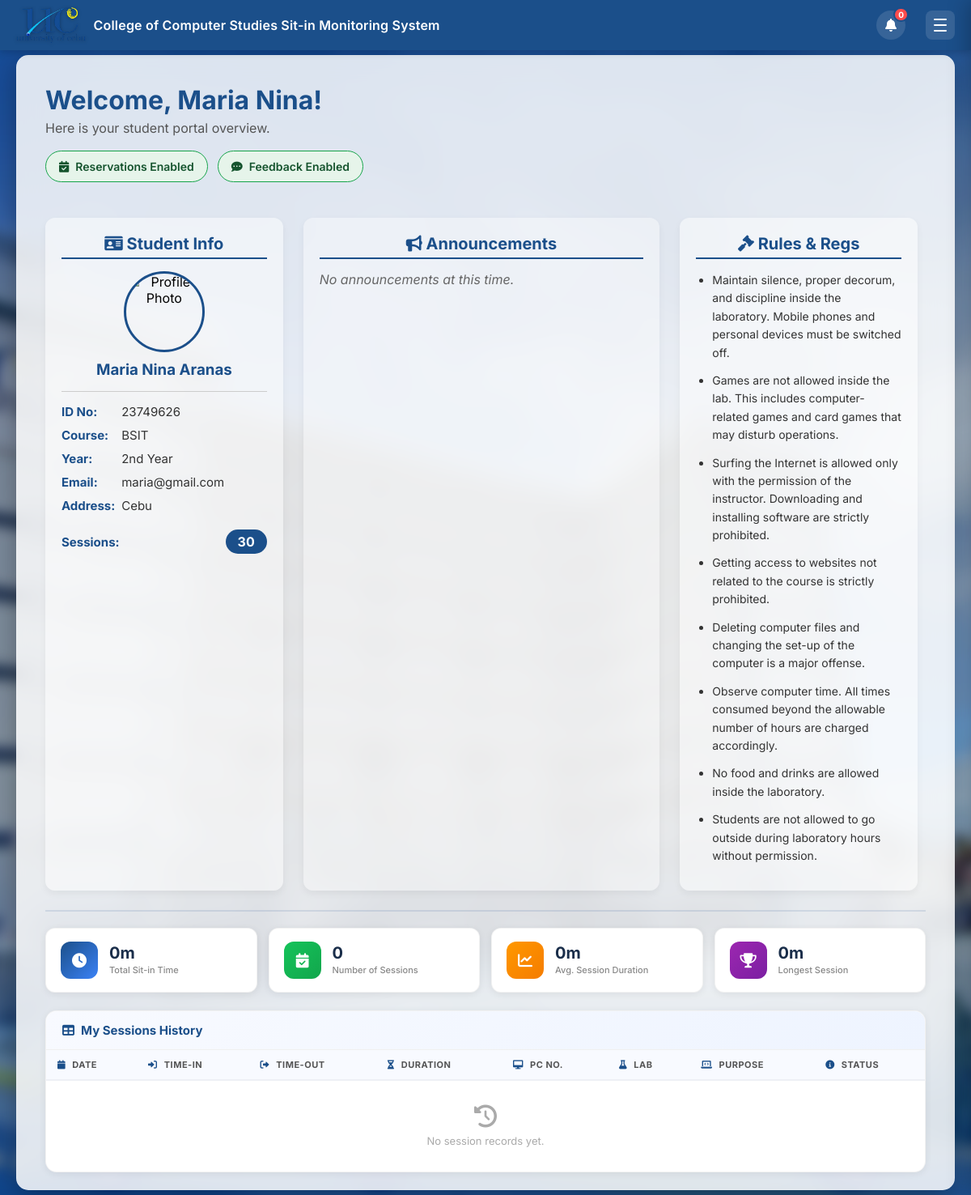
Before: /dashboard (signed in) with the older database file.
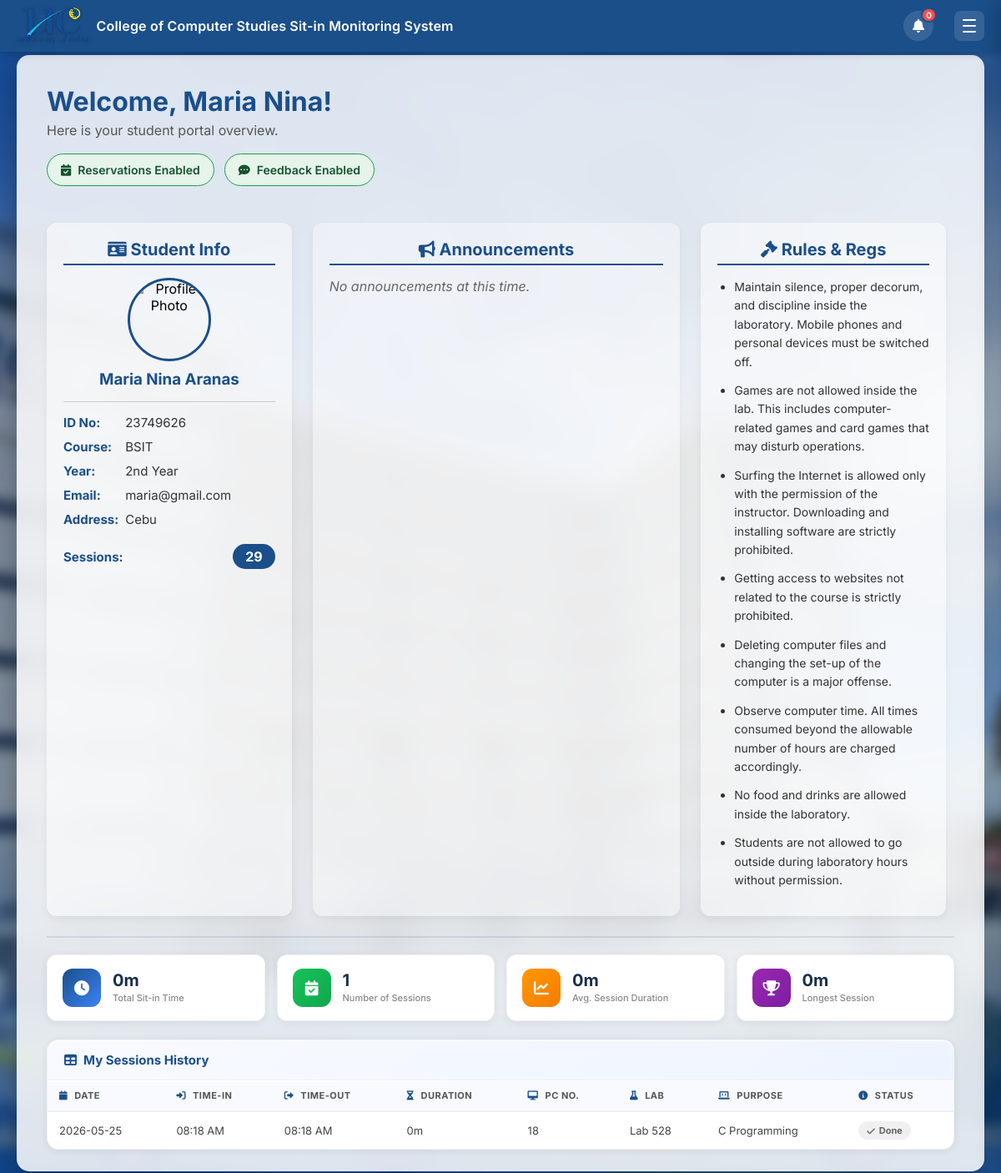
After: the same page with the newer database file.
### tables this page shows
CREATE TABLE users (
            id INTEGER PRIMARY KEY AUTOINCREMENT,
            id_number TEXT UNIQUE NOT NULL,
            lastname TEXT NOT NULL,
            firstname TEXT NOT NULL,
            middlename TEXT,
            course_level TEXT,
            password TEXT NOT NULL,
            email TEXT,
            course TEXT,
            address TEXT,
            role TEXT DEFAULT 'student',
            remaining_sessions INTEGER DEFAULT 30,
            profile_pic TEXT DEFAULT 'default_profile.png'
        );

CREATE TABLE sitin_records (
            id INTEGER PRIMARY KEY AUTOINCREMENT,
            id_number TEXT NOT NULL,
            purpose TEXT,
            lab TEXT,
            pc_number INTEGER,
            time_in DATETIME DEFAULT CURRENT_TIMESTAMP,
            time_out DATETIME,
            status TEXT DEFAULT 'Active',
            feedback TEXT DEFAULT ''
        );

### app.py (the view)
@app.route('/dashboard')
def dashboard():
    if 'user_id' not in session or session.get('role') == 'admin':
        return redirect(url_for('home'))
    conn = get_db_connection()
    cur  = conn.cursor()
    cur.execute(f"SELECT * FROM users WHERE id = {PH}", (session['user_id'],))
    student = cur.fetchone()
    if student is None:
        session.clear()
        conn.close()
        return redirect(url_for('home'))
    cur.execute("SELECT * FROM announcements ORDER BY date_posted DESC")
    announcements = cur.fetchall()
    cur.execute(f"SELECT * FROM reservations WHERE id_number = {PH} ORDER BY id DESC", (student['id_number'],))
    reservations = [dict(r) for r in cur.fetchall()]
    if USE_PG:
        cur.execute(f"""
            SELECT
                COUNT(*)                                                              AS num_sessions,
                COALESCE(ROUND(SUM(
                    CASE WHEN time_out IS NOT NULL
                    THEN EXTRACT(EPOCH FROM (time_out - time_in)) / 60
                    ELSE 0 END
                ))::INTEGER, 0)                                                       AS total_minutes,
                COALESCE(ROUND(AVG(
                    CASE WHEN time_out IS NOT NULL
                    THEN EXTRACT(EPOCH FROM (time_out - time_in)) / 60
                    ELSE NULL END
                ))::INTEGER, 0)                                                       AS avg_minutes,
                COALESCE(ROUND(MAX(
                    CASE WHEN time_out IS NOT NULL
                    THEN EXTRACT(EPOCH FROM (time_out - time_in)) / 60
                    ELSE NULL END
                ))::INTEGER, 0)                                                       AS longest_minutes
            FROM sitin_records
            WHERE id_number = %s AND status = 'Completed'
        """, (student['id_number'],))
    else:
        cur.execute("""
            SELECT
                COUNT(*)                                                              AS num_sessions,
                COALESCE(CAST(ROUND(SUM(
                    CASE WHEN time_out IS NOT NULL
                    THEN (julianday(time_out) - julianday(time_in)) * 1440
                    ELSE 0 END
                )) AS INTEGER), 0)                                                    AS total_minutes,
                COALESCE(CAST(ROUND(AVG(
                    CASE WHEN time_out IS NOT NULL
                    THEN (julianday(time_out) - julianday(time_in)) * 1440
                    ELSE NULL END
                )) AS INTEGER), 0)                                                    AS avg_minutes,
                COALESCE(CAST(ROUND(MAX(
                    CASE WHEN time_out IS NOT NULL
                    THEN (julianday(time_out) - julianday(time_in)) * 1440
                    ELSE NULL END
                )) AS INTEGER), 0)                                                    AS longest_minutes
            FROM sitin_records
            WHERE id_number = ? AND status = 'Completed'
        """, (student['id_number'],))
    summary_row = cur.fetchone()
    def fmt_duration(total_min):
        total_min = int(total_min or 0)
        h, m = divmod(total_min, 60)
        if h > 0:
            return f"{h}h {m}m"
        return f"{m}m"
    sitin_summary = {
        'total_sessions' : summary_row['num_sessions']    or 0,
        'total_hours'    : fmt_duration(summary_row['total_minutes']),
        'avg_duration'   : fmt_duration(summary_row['avg_minutes']),
        'longest_session': fmt_duration(summary_row['longest_minutes']),
    }
    if USE_PG:
        cur.execute("""
            SELECT
                TO_CHAR(time_in,  'YYYY-MM-DD')  AS date,
                TO_CHAR(time_in,  'HH12:MI AM')  AS time_in,
                CASE WHEN time_out IS NOT NULL
                     THEN TO_CHAR(time_out, 'HH12:MI AM')
                     ELSE NULL END               AS time_out,
                CASE WHEN time_out IS NOT NULL THEN
                    CASE
                        WHEN ROUND(EXTRACT(EPOCH FROM (time_out - time_in))/60)::INTEGER >= 60
                        THEN (ROUND(EXTRACT(EPOCH FROM (time_out - time_in))/60)::INTEGER / 60)::TEXT
                             || 'h '
                             || (ROUND(EXTRACT(EPOCH FROM (time_out - time_in))/60)::INTEGER %% 60)::TEXT
                             || 'm'
                        ELSE ROUND(EXTRACT(EPOCH FROM (time_out - time_in))/60)::TEXT || 'm'
                    END
                ELSE NULL END AS duration,
                lab, pc_number, purpose, status
            FROM sitin_records
            WHERE id_number = %s
            ORDER BY time_in DESC
        """, (student['id_number'],))
    else:
        cur.execute("""
            SELECT
                strftime('%Y-%m-%d', time_in)    AS date,
                strftime('%I:%M %p', time_in)    AS time_in,
                CASE WHEN time_out IS NOT NULL
                     THEN strftime('%I:%M %p', time_out)
                     ELSE NULL END               AS time_out,
                CASE WHEN time_out IS NOT NULL THEN
                    CASE
                        WHEN CAST(ROUND((julianday(time_out)-julianday(time_in))*1440) AS INTEGER) >= 60
                        THEN CAST(CAST(ROUND((julianday(time_out)-julianday(time_in))*1440) AS INTEGER)/60 AS TEXT)
                             || 'h '
                             || CAST(CAST(ROUND((julianday(time_out)-julianday(time_in))*1440) AS INTEGER)%60 AS TEXT)
                             || 'm'
                        ELSE CAST(CAST(ROUND((julianday(time_out)-julianday(time_in))*1440) AS INTEGER) AS TEXT)||'m'
                    END
                ELSE NULL END AS duration,
                lab, pc_number, purpose, status
            FROM sitin_records
            WHERE id_number = ?
            ORDER BY time_in DESC
        """, (student['id_number'],))
    sitin_history = [dict(row) for row in cur.fetchall()]
    if USE_PG:
        cur.execute("""
            SELECT u.id, u.id_number, u.firstname, u.lastname, u.course, u.profile_pic,
                COUNT(s.id) AS total_sitins,
                COALESCE(SUM(CASE WHEN s.time_out IS NOT NULL
                    THEN EXTRACT(EPOCH FROM (s.time_out - s.time_in)) / 3600 ELSE 0 END), 0) AS total_hours,
                COALESCE(SUM(CASE WHEN s.feedback IS NOT NULL AND s.feedback != '' THEN 1 ELSE 0 END), 0) AS tasks_completed
            FROM users u
            LEFT JOIN sitin_records s ON u.id_number = s.id_number AND s.status = 'Completed'
            WHERE u.role = 'student'
            GROUP BY u.id, u.id_number, u.firstname, u.lastname, u.course, u.profile_pic
        """)
    else:
        cur.execute("""
            SELECT u.id, u.id_number, u.firstname, u.lastname, u.course, u.profile_pic,
                COUNT(s.id) AS total_sitins,
                COALESCE(SUM(CASE WHEN s.time_out IS NOT NULL
                    THEN (julianday(s.time_out)-julianday(s.time_in))*24 ELSE 0 END),0) AS total_hours,
                COALESCE(SUM(CASE WHEN s.feedback IS NOT NULL AND s.feedback != '' THEN 1 ELSE 0 END),0) AS tasks_completed
            FROM users u
            LEFT JOIN sitin_records s ON u.id_number = s.id_number AND s.status = 'Completed'
            WHERE u.role = 'student'
            GROUP BY u.id, u.id_number, u.firstname, u.lastname, u.course, u.profile_pic
        """)
    students_lb = cur.fetchall()
    leaderboard_data = []
    for s in students_lb:
        total_sitins = int(s['total_sitins'] or 0)
        total_hours = float(s['total_hours'] or 0)
        tasks_completed = int(s['tasks_completed'] or 0)
        pts_sitins = min((total_sitins / 30) * 50, 50)
        pts_hours  = min((total_hours / 100) * 30, 30)
        pts_tasks  = min((tasks_completed / 30) * 20, 20)
        total_pts  = round(pts_sitins + pts_hours + pts_tasks, 2)
        leaderboard_data.append({
            'id_number': s['id_number'], 'firstname': s['firstname'], 'lastname': s['lastname'],
            'course': s['course'], 'profile_pic': s['profile_pic'],
            'total_sitins': total_sitins, 'total_hours': round(total_hours, 1),
            'tasks_completed': tasks_completed,
            'points_sitins': round(pts_sitins, 1), 'points_hours': round(pts_hours, 1),
            'points_tasks': round(pts_tasks, 1), 'total_points': total_pts
        })
    leaderboard_data.sort(key=lambda x: x['total_points'], reverse=True)
    for i, s in enumerate(leaderboard_data):
        s['rank'] = i + 1
    reservations_enabled = get_setting(conn, 'reservations_enabled', 'Enabled')
    feedback_enabled     = get_setting(conn, 'feedback_enabled',     'Enabled')
    conn.close()
    return render_template('student.html',
        student              = dict(student),
        announcements        = announcements,
        reservations         = reservations,
        sitin_summary        = sitin_summary,
        sitin_history        = sitin_history,
        reservations_enabled = reservations_enabled,
        feedback_enabled     = feedback_enabled,
        leaderboard          = leaderboard_data,
    )

### templates/student.html (shortened to what the changed rows need)
<!DOCTYPE html>
<html lang="en">
<head>
    <link rel="stylesheet" href="{{ url_for('static', filename='style.css') }}">
    <link rel="stylesheet" href="{{ url_for('static', filename='student.css') }}">
    <link rel="stylesheet" href="https://cdnjs.cloudflare.com/ajax/libs/font-awesome/6.0.0/css/all.min.css">
</head>
<body class="student-page" data-reservations-enabled="{{ reservations_enabled }}" data-feedback-enabled="{{ feedback_enabled }}">
<div class="student-container">
    <div class="student-glass-card">
        <h1 style="color:#1b4f8a; margin-top:0; margin-bottom:5px; font-size:32px;">
            Welcome, {{ student['firstname'] }}!
        </h1>
        <p style="color:#555; margin-bottom:0;">Here is your student portal overview.</p>
        <div class="status-banner">
            <div class="status-pill {% if reservations_enabled == 'Enabled' %}status-enabled{% else %}status-disabled{% endif %}">
            </div>
            <div class="status-pill {% if feedback_enabled == 'Enabled' %}status-enabled{% else %}status-disabled{% endif %}">
            </div>
        </div>
        <div class="dashboard-grid-3">
            <div class="col-card">
                <h2><i class="fas fa-id-card"></i> Student Info</h2>
                <div class="profile-section" style="text-align:center; margin-bottom:15px; border-bottom:1px solid #ccc; padding-bottom:15px;">
                    <img src="{{ url_for('static', filename='uploads/' + student['profile_pic']) if student['profile_pic'] and student['profile_pic'] != 'default_profile.png' else url_for('static', filename='images/default_profile.png') }}"
                         alt="Profile Photo" id="profileImageDisplay"
                         style="width:100px; height:100px; border-radius:50%; border:3px solid #1b4f8a; object-fit:cover; margin-bottom:10px;"
                         onerror="this.src='https://cdn-icons-png.flaticon.com/512/3135/3135715.png'">
                    <h3 style="color:#1b4f8a; margin:0;">{{ student['firstname'] }} {{ student['lastname'] }}</h3>
                </div>
                <div class="info-row"><strong>ID No:</strong> {{ student['id_number'] }}</div>
                <div class="info-row"><strong>Course:</strong> {{ student['course'] }}</div>
                <div class="info-row"><strong>Year:</strong> {{ student['course_level'] }}</div>
                <div class="info-row"><strong>Email:</strong> {{ student['email'] }}</div>
                <div class="info-row"><strong>Address:</strong> {{ student['address'] }}</div>
                <div class="info-row" style="margin-top:20px; display:flex; align-items:center; justify-content:space-between;">
                    <strong>Sessions:</strong>
                    <span style="background:#1b4f8a; color:white; padding:5px 15px; border-radius:20px; font-weight:bold; font-size:16px;">
                        {{ student['remaining_sessions'] }}
                    </span>
                </div>
            </div>
            <div class="col-card" style="background:rgba(255,255,255,0.4);">
                <h2><i class="fas fa-bullhorn"></i> Announcements</h2>
            </div>
            <div class="col-card">
                <h2><i class="fas fa-gavel"></i> Rules & Regs</h2>
            </div>
        </div>
        <div class="sitin-summary-section">
            <div class="summary-stats-row">
                <div class="summary-stat-card">
                    <div class="summary-stat-info">
                        <div class="summary-stat-num">{{ sitin_summary.total_sessions if sitin_summary else '0' }}</div>
                        <div class="summary-stat-lbl">Number of Sessions</div>
                    </div>
                </div>
            </div>
            <div class="sessions-table-wrapper">
                <div style="overflow-x:auto;">
                    <table class="sessions-table">
                        <thead>
                            <tr>
                                <th><i class="fas fa-calendar"></i> Date</th>
                                <th><i class="fas fa-sign-in-alt"></i> Time-in</th>
                                <th><i class="fas fa-sign-out-alt"></i> Time-out</th>
                                <th><i class="fas fa-hourglass-half"></i> Duration</th>
                                <th><i class="fas fa-desktop"></i> PC No.</th>
                                <th><i class="fas fa-flask"></i> Lab</th>
                                <th><i class="fas fa-laptop-code"></i> Purpose</th>
                                <th><i class="fas fa-info-circle"></i> Status</th>
                            </tr>
                        </thead>
                        <tbody>
                            {% if sitin_history %}
                                {% for s in sitin_history %}
                                <tr>
                                    <td>{{ s['date'] }}</td>
                                    <td>{{ s['time_in'] }}</td>
                                    <td>{{ s['time_out'] if s['time_out'] else '—' }}</td>
                                    <td>{{ s['duration'] if s['duration'] else '—' }}</td>
                                    <td>{{ s['pc_number'] if s['pc_number'] else '—' }}</td>
                                    <td>{{ s['lab'] }}</td>
                                    <td>{{ s['purpose'] }}</td>
                                    <td>
                                        {% if s['status'] == 'Active' %}
                                            <span class="session-badge-status active">
                                                <i class="fas fa-circle"></i> Active
                                            </span>
                                        {% else %}
                                            <span class="session-badge-status done">
                                                <i class="fas fa-check"></i> Done
                                            </span>
                                        {% endif %}
                                    </td>
                                </tr>
                                {% endfor %}
                            {% else %}
                                <tr>
                                    <td colspan="8" style="text-align:center; padding:30px; color:#aaa;">
                                        <i class="fas fa-history" style="font-size:28px; display:block; margin-bottom:8px;"></i>
                                        No session records yet.
                                    </td>
                                </tr>
                            {% endif %}
                        </tbody>
                    </table>
                </div>
            </div>
        </div>
    </div>
</div>
</body>
</html>

Changed rows visible on the page:
changed users "Maria Nina": remaining_sessions "30" → "29"
added sitin_records: date "2026-05-25", time_in "08:18 AM", s "08:18 AM", s "0m", pc_number "18", lab "Lab 528", purpose "C Programming", status "Completed" (drawn)
Other visible differences:
{{ sitin_summary.total_sessions if sitin_summary else '0' }}: "0" → "1"
text no longer shown: "No session records yet."
